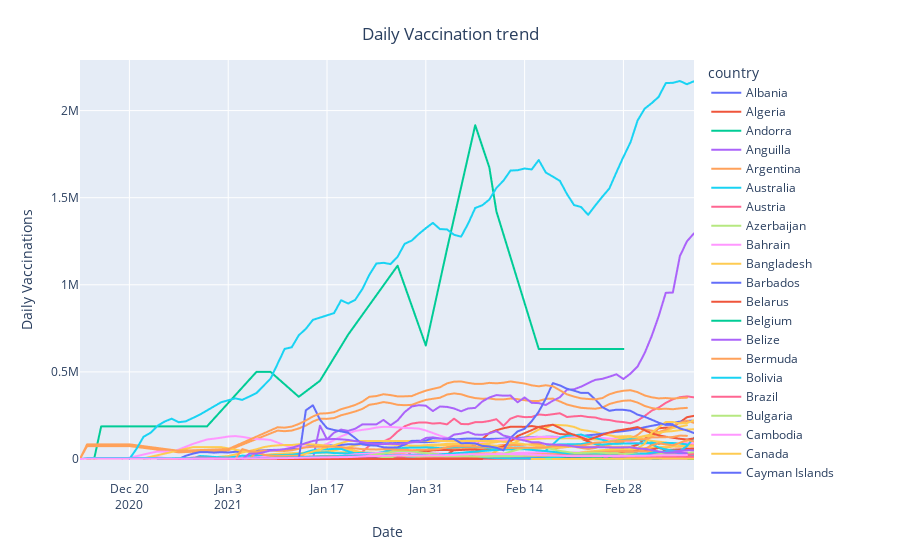

Write notebook code for a chart like this one.
### Markdown cell above
# From the plot Top list of in total vaccinated people country
## US
## China
## UK
## India

### Code cell
# Countrywise daily vaccination
fig = px.line(df, x='date', y='daily_vaccinations',color='country')
fig.update_layout(
    title={
        'text':'Daily Vaccination trend',
        'y':0.95,
        'x':0.5
    },
    xaxis_title='Date',
    yaxis_title='Daily Vaccinations'
)
fig.show()
